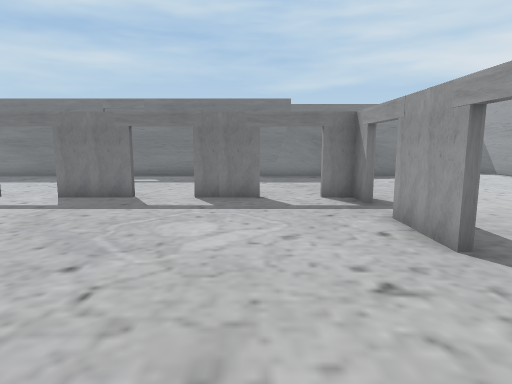
View 1 (above)

22 first-person views from a walk through a Unity game level. The camera is 1.5 m above the floor, tilts 8° down and sees 75° across. The floor is counted in squares, 1 m on a side. Each view is taken from the middle of a square. On the plan, view 1 faces up. The plan holds only what a view shows up to about 15 squares ahead; the rest is blank. The place goes on beyond the plan. Some animated figures are not drawn.

View 2
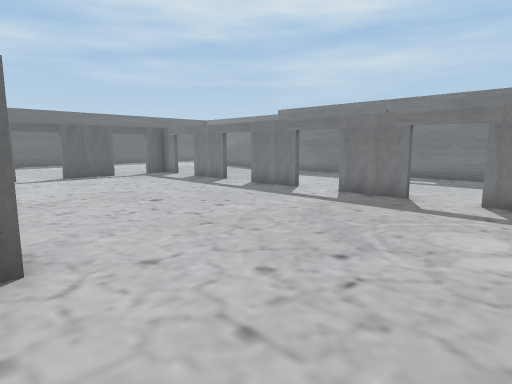

View 3
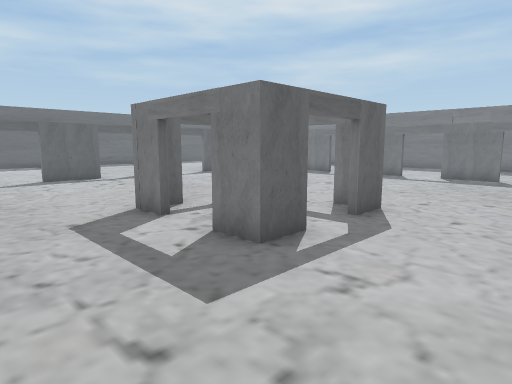

View 4
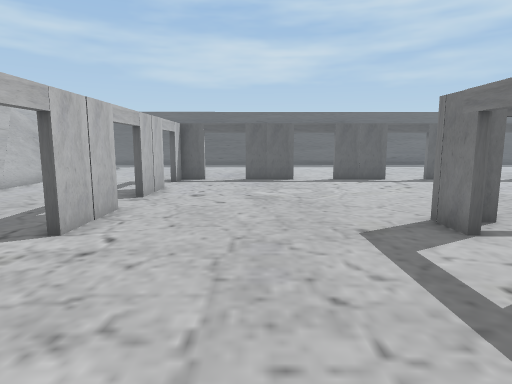

View 5
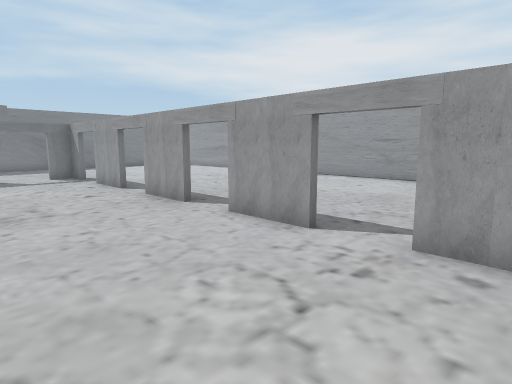

View 6
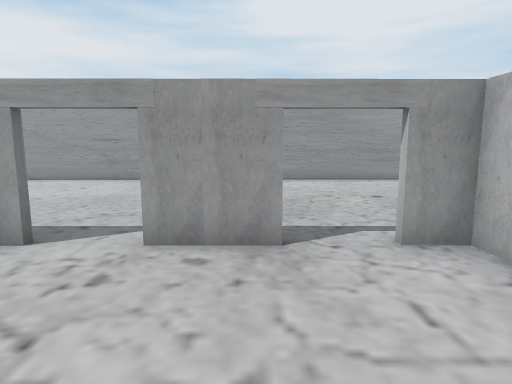

View 7
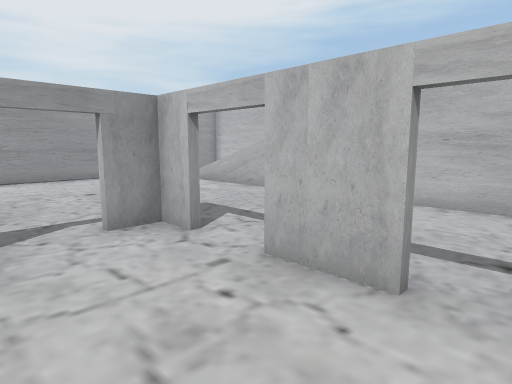

View 8
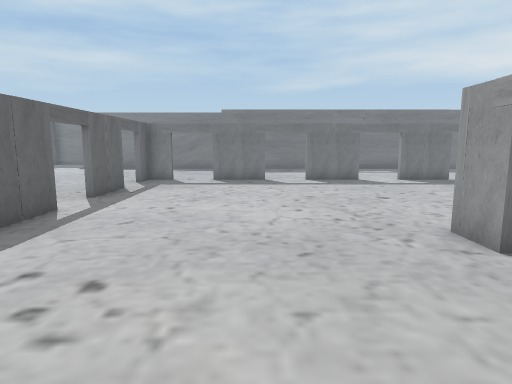

View 9
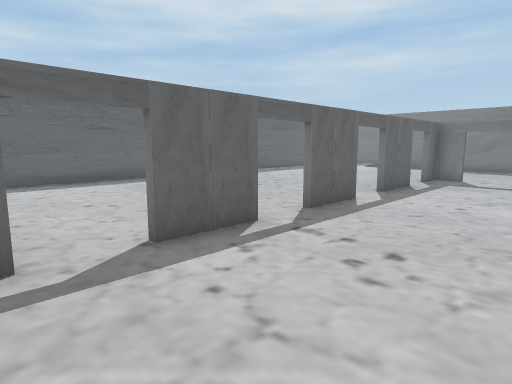

View 10
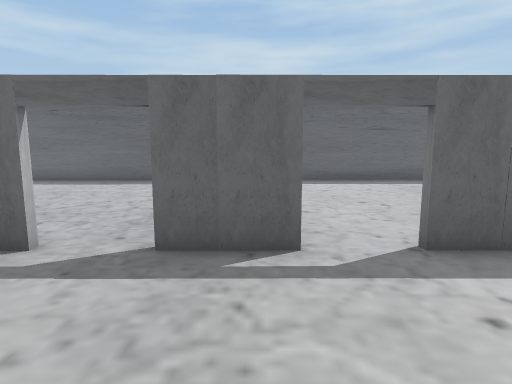

View 11
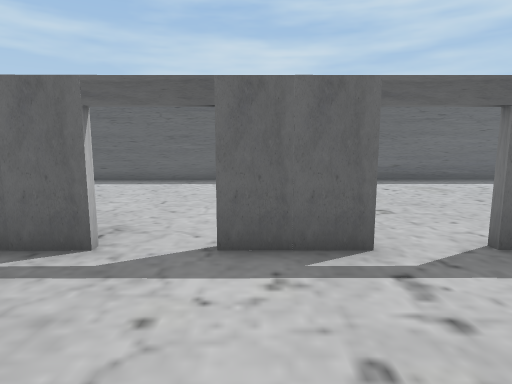

View 12
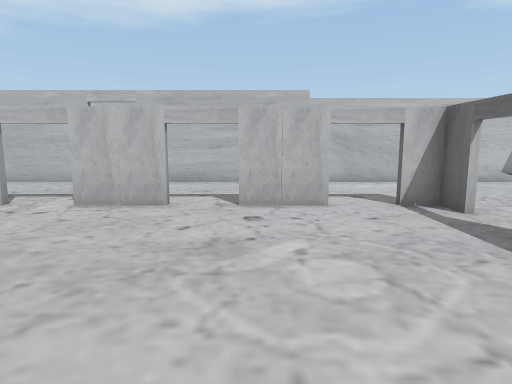

View 13
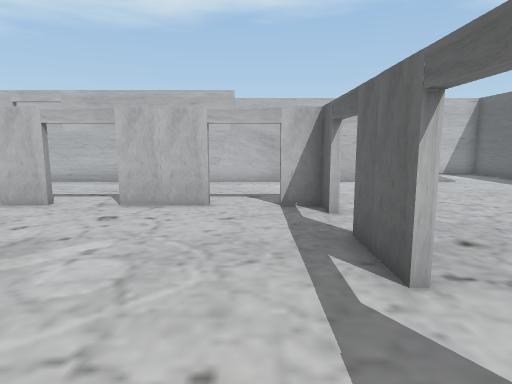

View 14
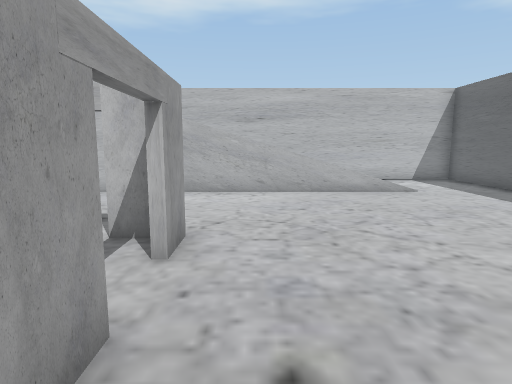

View 15
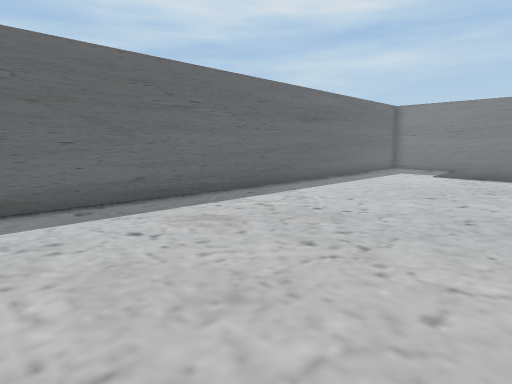

View 16
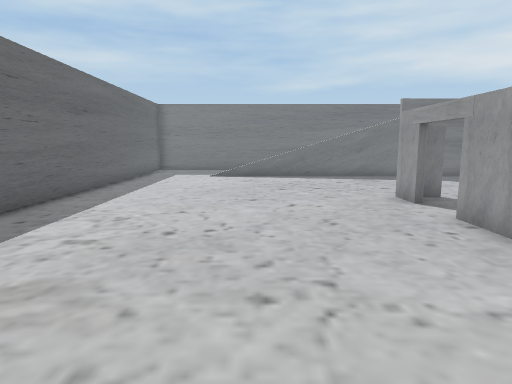

View 17
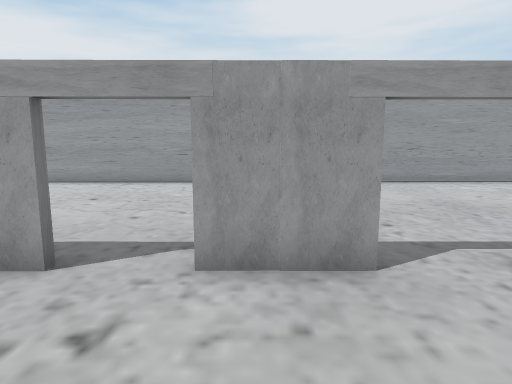

View 18
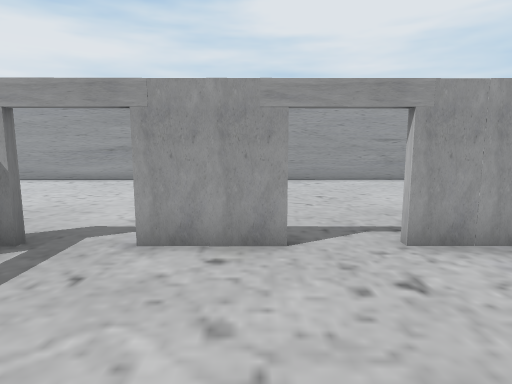

View 19
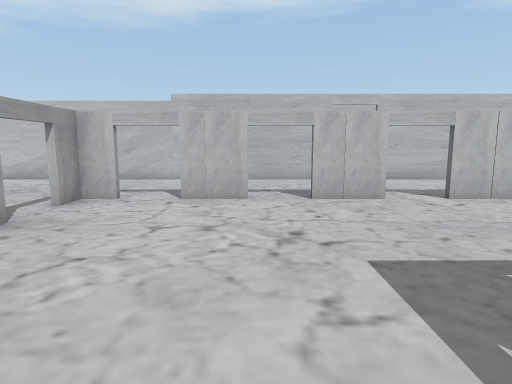

View 20
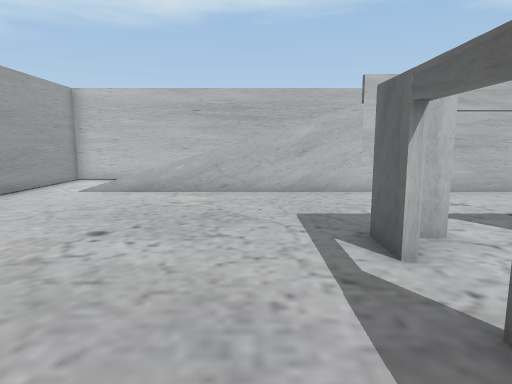

View 21
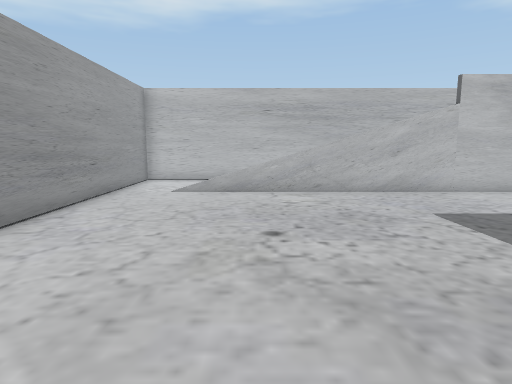

View 22
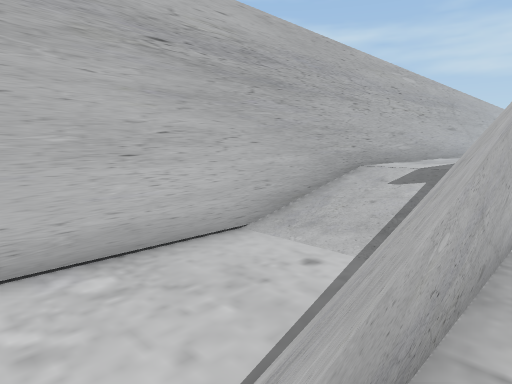

### Floor plan
Points are (right, up) in squares from view 1. A wall is a line through its corners. A room is listed if a view was taken in it or the views show most of it. See-through windows are left out.
Room 1 (views 1, 2, 3, 4, 5, 6, 7, 8, 9, 10, 11, 12, 13, 17, 18, 19)
walls: (-8.6, -0.5) (-8.6, 0.7); (-5.1, 0.6) (-5.6, 0.6); (-8.4, -2.2) (-8.4, -2.8); (-4.4, 0.8) (-4.5, -0.6); (-4.5, -2.2) (-4.5, -3.4) (-5.7, -3.5); (-7.3, -3.5) (-8.7, -3.5); (-7.5, 9.5) (-9.9, 9.5); (-16.6, -1.2) (-16.6, -3.6); (2.9, 0.4) (2.8, 2.8); (-16.7, 2.8) (-16.7, 0.4); (-3.5, 9.5) (-5.7, 9.5); (-5.7, -10.3) (-3.5, -10.3); (2.9, -3.6) (2.9, -1.2); (-11.6, 9.5) (-13.9, 9.5); (-9.8, -10.3) (-7.4, -10.3); (2.8, 4.4) (2.8, 6.8); (-16.6, -5.3) (-16.6, -7.5); (-1.8, -10.2) (0.2, -10.2); (-16.7, 6.8) (-16.7, 4.4); (0.1, 9.5) (-1.9, 9.5); (2.9, -7.4) (2.9, -5.2); (-13.9, -10.3) (-11.5, -10.3); (-15.6, 9.5) (-16.7, 9.5) (-16.7, 8.4); (2.8, 8.6) (2.8, 9.6) (1.9, 9.6); (1.8, -10.2) (2.9, -10.2); (-16.6, -10.3) (-15.5, -10.3)
ways out: opening at (-17, -8.5) to room 2; opening at (-17, -4.5) to room 2; opening at (-17, -0.5) to room 2; opening at (-17, 3.5) to room 2; opening at (-17, 7.5) to room 2; opening at (-14.5, -10) to room 2; opening at (-14.5, 10) to room 2; opening at (-10.5, -10) to room 2; opening at (-10.5, 10) to room 2; opening at (-6.5, -10) to room 2; opening at (-6.5, 10) to room 2; opening at (-2.5, -10) to room 2; opening at (-2.5, 10) to room 2; opening at (1, -10) to room 2; opening at (1, 10) to room 2; opening at (3, -8.5) to room 2; opening at (3, -4.5) to room 2; opening at (3, -0.5) to room 2; opening at (3, 3.5) to room 2; opening at (3, 7.5) to room 2
Room 2 (views 14, 15, 16, 20, 21, 22)
walls: (-4.5, -15.7) (8.2, -15.7); (-11.4, -15.7) (-6.5, -15.7); (-7.2, -19.4) (12.7, -19.4) (12.4, 15.2); (-16.6, -9.2) (-16.6, -10.3); (-16.8, -10.5) (-16.8, -9.2); (2.9, -10.2) (2.9, -9.1); (-16.8, -7.5) (-16.9, -6.3); (3.1, -9.1) (3.1, -10.6); (-20.5, -15.7) (-12.9, -15.7); (-16.9, 5.2) (-16.9, 6.8); (-17, 8.4) (-17, 9.8); (-26.6, 15.1) (-26.3, -19.4) (-16.8, -19.4)
ways out: opening at (-17, -8.5) to room 1; opening at (-17, -4.5) to room 1; opening at (-17, -0.5) to room 1; opening at (-17, 3.5) to room 1; opening at (-17, 7.5) to room 1; opening at (-14.5, -10) to room 1; opening at (-14.5, 10) to room 1; opening at (-10.5, -10) to room 1; opening at (-10.5, 10) to room 1; opening at (-6.5, -10) to room 1; opening at (-6.5, 10) to room 1; opening at (-2.5, -10) to room 1; opening at (-2.5, 10) to room 1; opening at (1, -10) to room 1; opening at (1, 10) to room 1; opening at (3, -8.5) to room 1; opening at (3, -4.5) to room 1; opening at (3, -0.5) to room 1; opening at (3, 3.5) to room 1; opening at (3, 7.5) to room 1

Positions as (right, up) in squares from view 1, and headings:
1: (0, 0), facing up
2: (0, 0), facing up-left
3: (-1, -7), facing up-left
4: (-2, -7), facing left
5: (-2, -7), facing up-right
6: (-2, -7), facing right
7: (-3, -7), facing down-right
8: (-12, -5), facing up
9: (-12, -6), facing up-left
10: (-12, -6), facing left
11: (-12, -3), facing left
12: (-12, -2), facing down
13: (-15, -2), facing down
14: (-18, -5), facing down
15: (-18, -1), facing up-left
16: (-21, 0), facing up
17: (-1, 2), facing right
18: (-2, 5), facing right
19: (-2, -1), facing down
20: (5, -5), facing down
21: (8, -5), facing down
22: (10, -15), facing down-left
